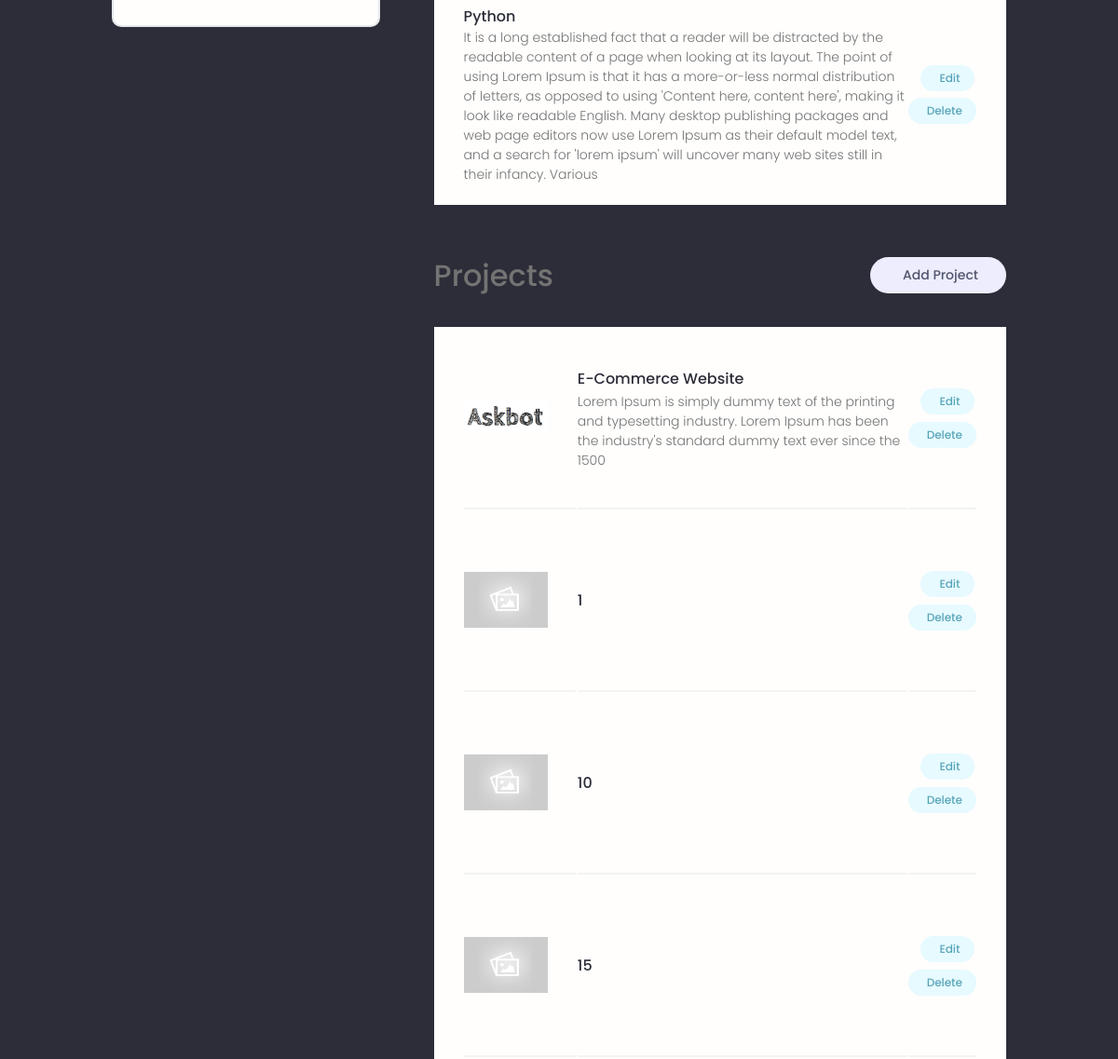
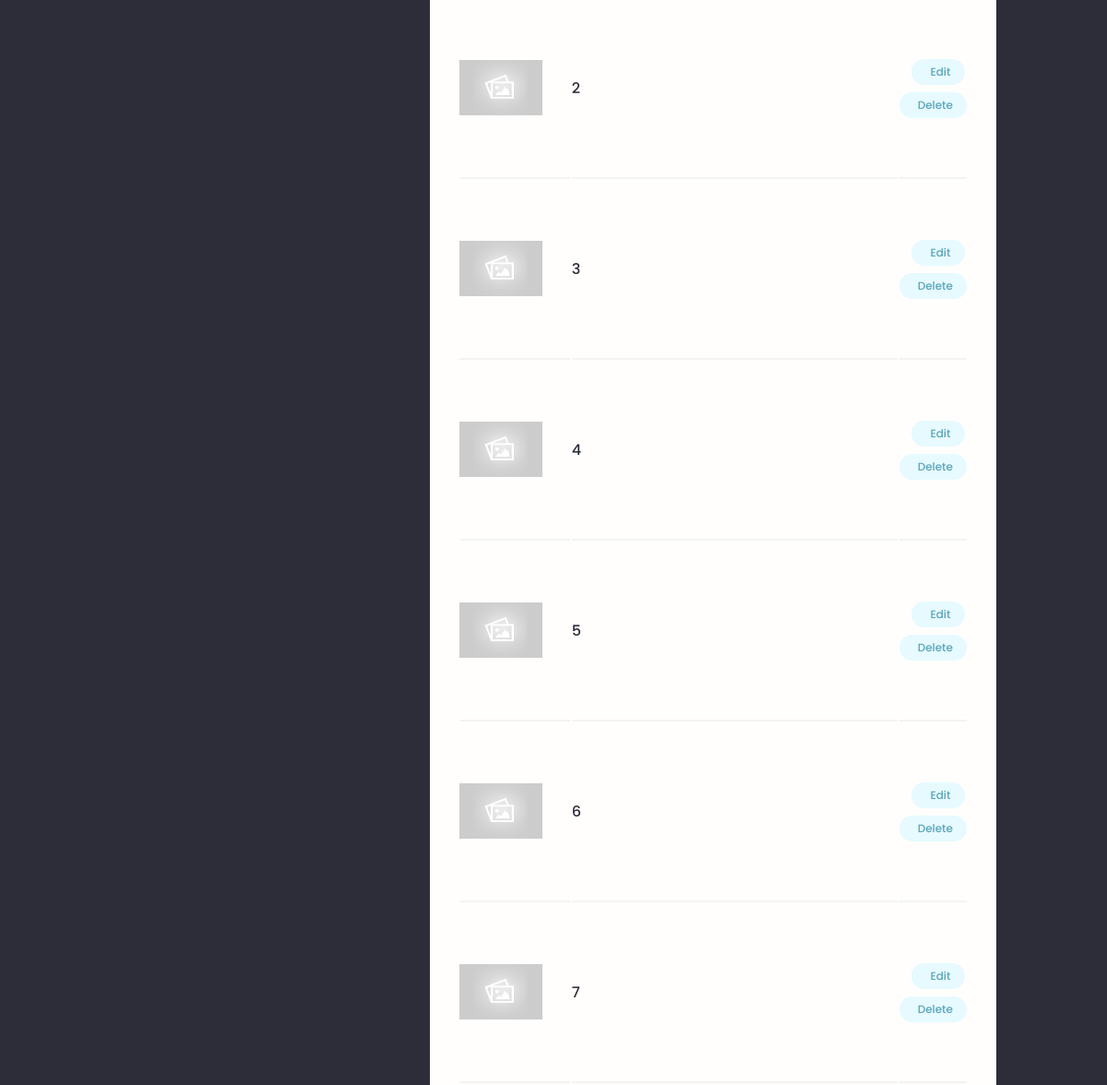
Page /account/ (signed in, middle part) on the earlier database version (2 pictures, top to bottom).
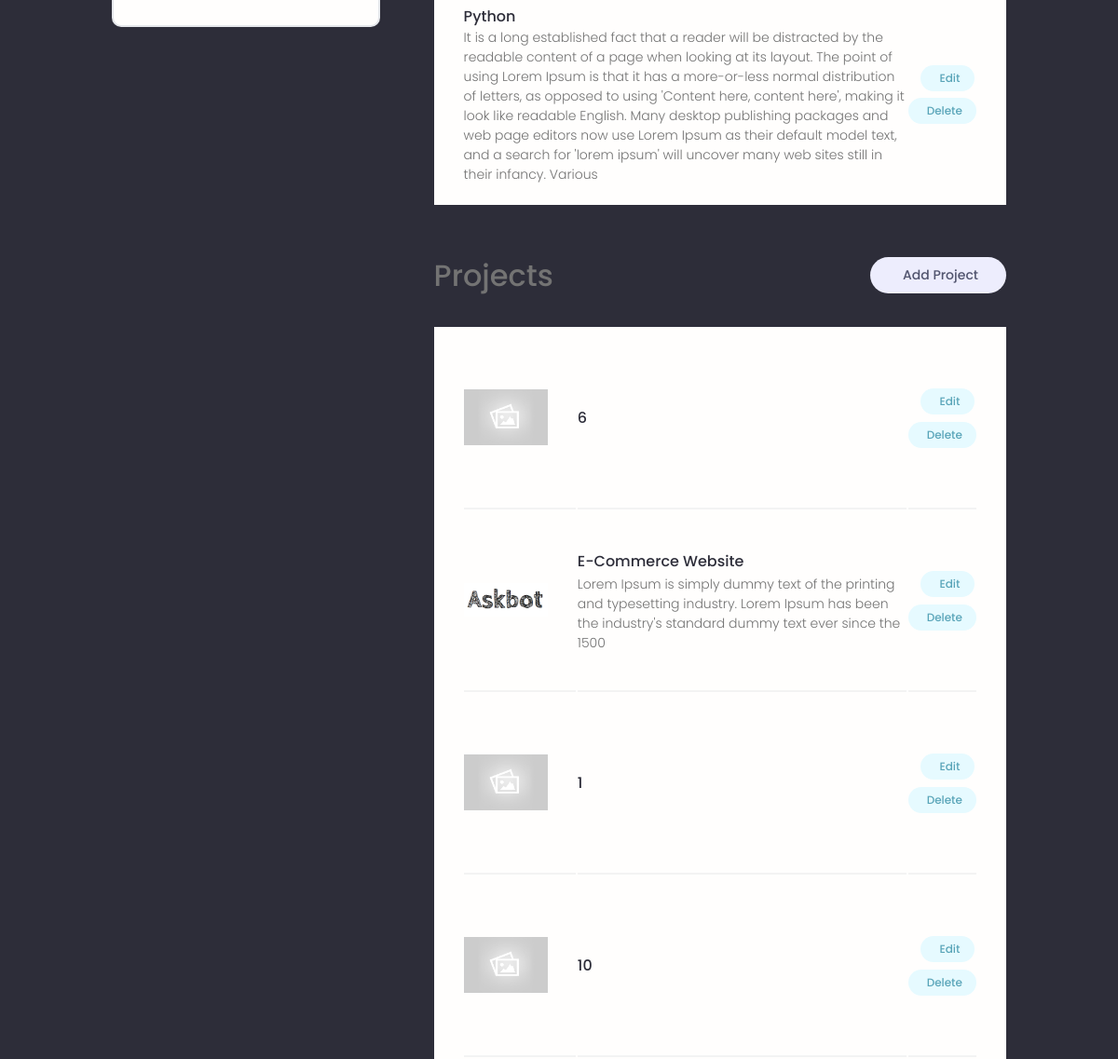
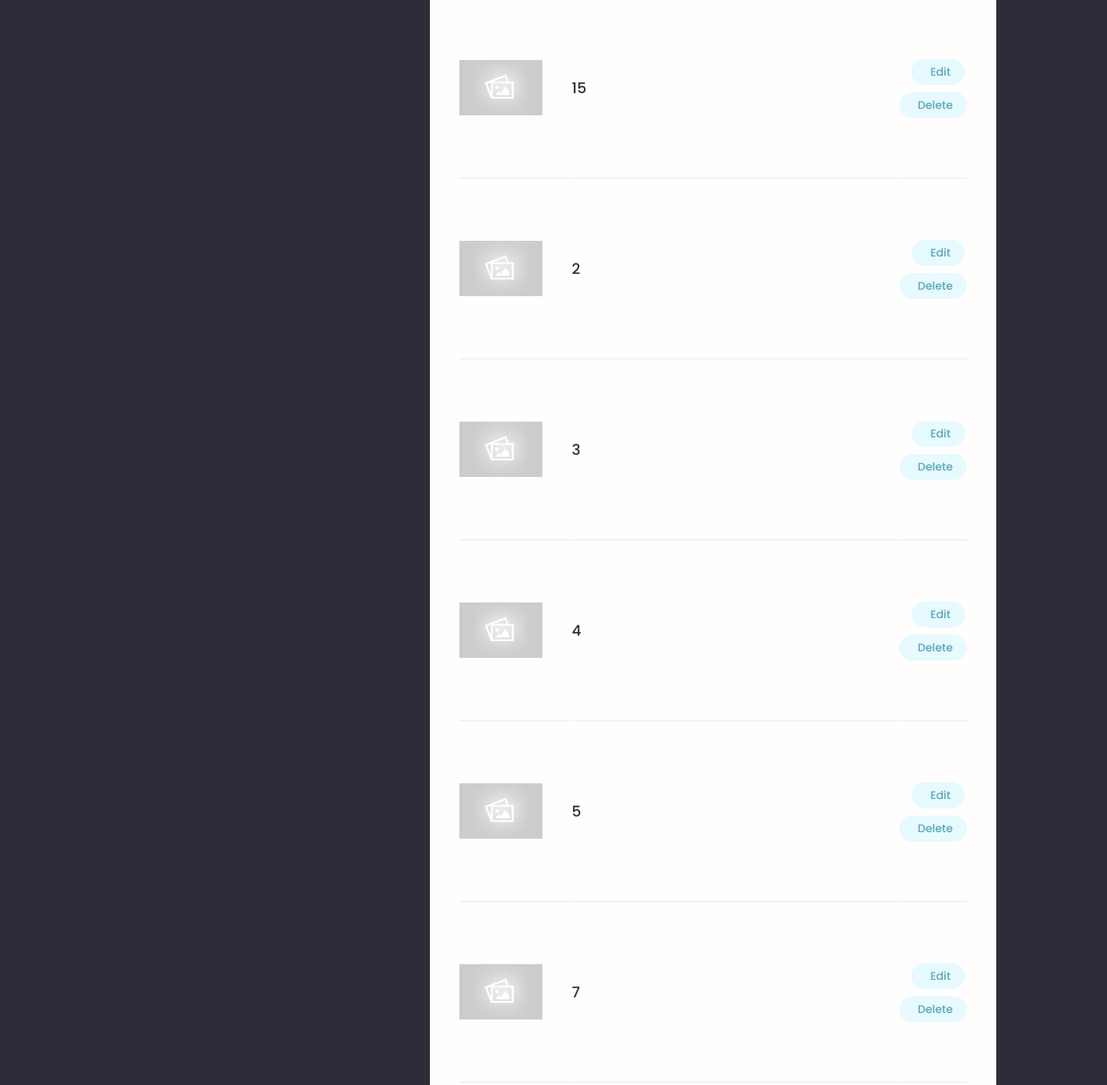
Same page on the later database version (2 pictures, top to bottom).
### users/models.py (models this page shows, shortened)
class Skill(models.Model):
    owner = models.ForeignKey(Profile, on_delete=models.CASCADE, blank=True, null=True)
    name = models.CharField(max_length=200, blank=True, null=True)
    description =  models.TextField(max_length=500, blank=True,null=True)
    created = models.DateTimeField(auto_now_add=True)
    id = models.UUIDField(default=uuid.uuid4, unique=True,
                                     primary_key=True, editable=False)

### projects/models.py (models this page shows, shortened)
class Project(models.Model):
    title = models.CharField(max_length=200)
    owner = models.ForeignKey(Profile, blank=True, null=True, on_delete=models.SET_NULL)
    description = models.TextField(null=True, blank=True)
    demo_link = models.CharField(max_length=2000, null=True, blank=True)
    source_link =models.CharField(max_length=2000, null=True, blank=True)
    featured_image = models.ImageField(null= True, blank=True, default='default.jpg')
    tag = models.ManyToManyField(Tag, blank= True)
    vote_total = models.IntegerField(default=0, null= True, blank=True)
    vote_ratio = models.IntegerField(default=0, null= True, blank=True)
    created = models.DateTimeField(auto_now_add=True)
    id = models.UUIDField(default=uuid.uuid4, unique=True,
                                     primary_key=True, editable=False)
    class Meta:
        ordering = ["-vote_ratio", "-vote_total", "title"]  #highest rated project will be shown first

### users/views.py (the view)
# urls.py: path('account/', views.userAccount, name="account"),
@login_required(login_url="login")
def userAccount(request):
    profile = request.user.profile
    skills = profile.skill_set.all()
    projects = profile.project_set.all()
    context ={"profile": profile, "skills":skills,"projects":projects}
    return render(request,"users/account.html", context)

### users/templates/users/account.html (shortened to what this page needs)
{% extends 'main.html' %}
{% block content %}
  <main class="settingsPage profile my-md">
    <div class="container">
      <div class="layout">
        <div class="column column--1of3">
          <div class="card text-center">
            <div class="card__body dev">
            </div>
          </div>
        </div>
        <div class="column column--2of3">
          <table class="settings__table">
            {% for skill in skills %}
            <tr>
              <td class="settings__tableInfo">
                <h4>{{skill.name}}</h4>
                <p>{{skill.description}}</p>
              </td>
              <td class="settings__tableActions">
                <a class="tag tag--pill tag--main settings__btn" href="{% url 'update-skill' skill.id %}"> Edit</a>
                <a class="tag tag--pill tag--main settings__btn" href="{% url 'delete-skill' skill.id%}"> Delete</a>
              </td>
            </tr>
            {% endfor %}
          </table>
          <div class="settings">
            <h3 class="">Projects</h3>
            <a class="tag tag--pill tag--sub settings__btn tag--lg" href="{% url 'create-project' %}"> Add Project</a>
          </div>
          <table class="settings__table">
            {%for project in projects%}
            <tr>
              <td class="settings__thumbnail">
                <a href="{%url 'project' project.id%}"><img src="{{project.featured_image.url}}" alt="Project Thumbnail" /></a>
              </td>
              <td class="settings__tableInfo">
                <a href="{% url 'project' project.id %}">{{project.title}}</a>
                <p>{{project.description|slice:"150"}}</p>
              </td>
              <td class="settings__tableActions">
                <a class="tag tag--pill tag--main settings__btn" href="{% url 'update-project' project.id %}"> Edit</a>
                <a class="tag tag--pill tag--main settings__btn" href="{% url 'delete-project' project.id %}">
                  Delete</a>
              </td>
            </tr>
            {%endfor%}
          </table>
        </div>
      </div>
    </div>
  </main>
  {% endblock content %}

Differences in the rows shown:
changed Project (number 1 of 10 on the later page): moves up the list
